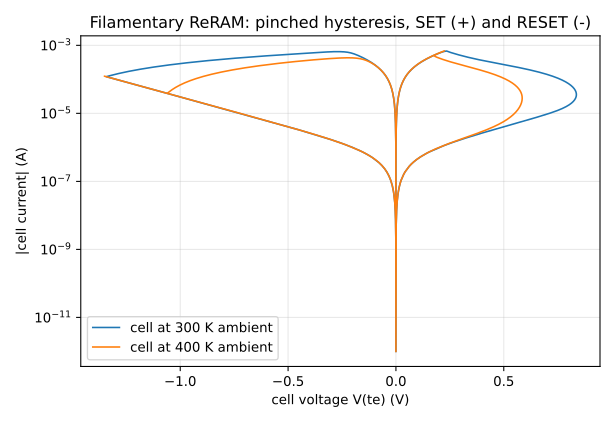

Write the Python code that produced this figure.
"""Draw the ReRAM I-V loops of circuits/multiphysics/reram_sweep.net.

Runs the deck through va-cli, takes each cell's voltage V(te) and current (V(in) - V(te))/2k
(the series resistor's), and plots |I| against V on a log scale, the usual way a switching
curve is shown: the pinched loop, SET on the positive branch, RESET on the negative.

Usage (from the repository root, after `cargo build --release`):
    python docs/examples/multiphysics/reram_iv.py [path/to/va-cli]
writes docs/examples/multiphysics/reram_iv.svg.
"""
import subprocess
import sys

import matplotlib

matplotlib.use("Agg")
import matplotlib.pyplot as plt  # noqa: E402

VA = sys.argv[1] if len(sys.argv) > 1 else "target/release/va-cli"
RSERIES = 2e3
out = subprocess.run(
    [VA, "sim", "circuits/multiphysics/reram_sweep.net", "--model",
     "models/multiphysics/reram", "--tran", "--report", "in,te1,te2"],
    capture_output=True, text=True, check=True,
).stdout

vin, v1, v2 = [], [], []
for line in out.splitlines():
    toks = line.split()
    if not toks or not toks[0].startswith("t="):
        continue
    vals = {k: float(v) for k, v in (t.split("=") for t in toks[1:] if "=" in t)}
    vin.append(vals["V(in)"])
    v1.append(vals["V(te1)"])
    v2.append(vals["V(te2)"])

fig, ax = plt.subplots(figsize=(6.4, 4.4))
for v, label in ((v1, "300 K"), (v2, "400 K")):
    i = [abs((a - b) / RSERIES) + 1e-12 for a, b in zip(vin, v)]
    ax.semilogy(v, i, label=f"cell at {label} ambient", lw=1.2)
ax.set_xlabel("cell voltage V(te) (V)")
ax.set_ylabel("|cell current| (A)")
ax.set_title("Filamentary ReRAM: pinched hysteresis, SET (+) and RESET (-)")
ax.grid(True, which="both", alpha=0.3)
ax.legend()
fig.tight_layout()
fig.savefig("docs/examples/multiphysics/reram_iv.svg")
print("wrote docs/examples/multiphysics/reram_iv.svg")
